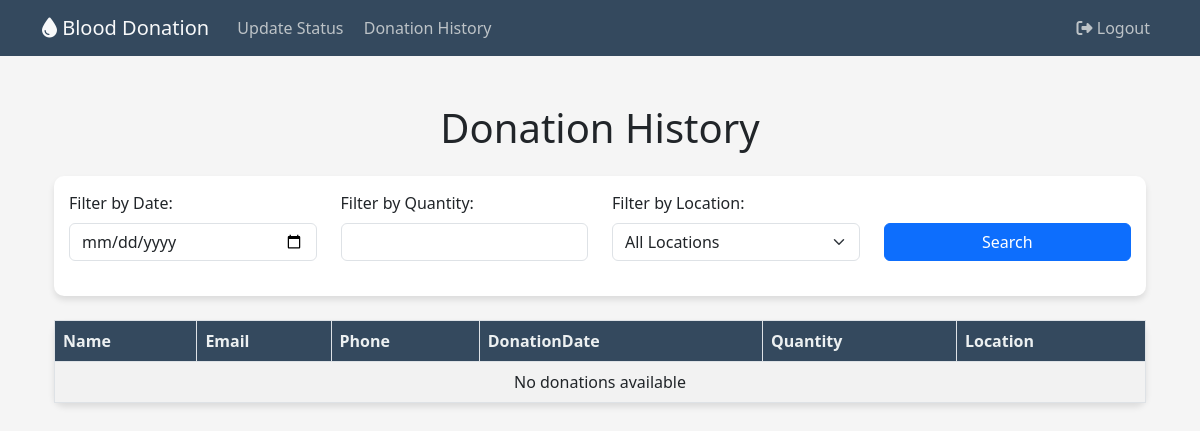
/donationshist, run on an earlier commit of the app's database.
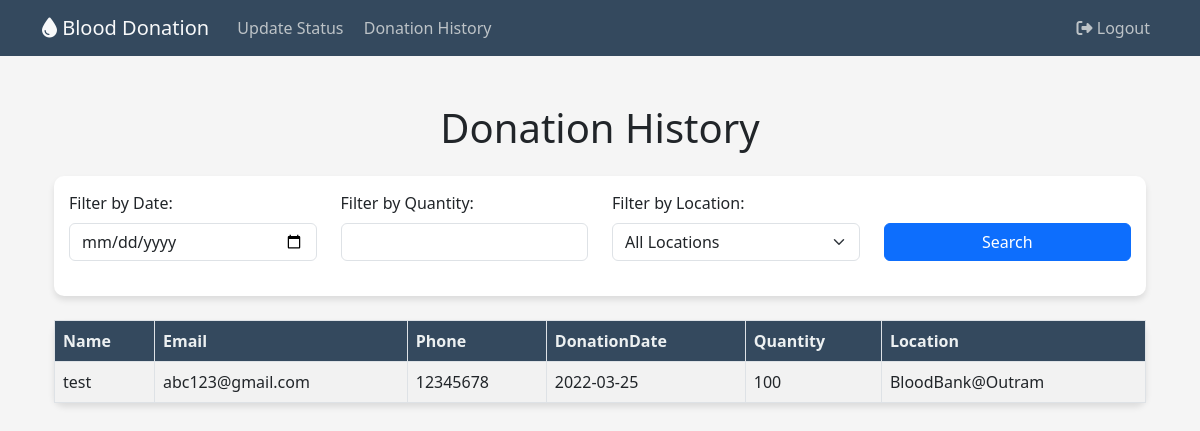
And on a later commit of the database.
### website/models.py (models this page shows, shortened)
class Donations(db.Model):
    DonationID = db.Column(db.Integer, primary_key=True, autoincrement=True)
    DonorID = db.Column(db.Integer, db.ForeignKey('donors.DonorID'))
    DonationDate = db.Column(db.Date, nullable=False)
    Quantity = db.Column(db.Integer, nullable=False)
    Location = db.Column(db.String(50), nullable=False)

class Users(db.Model):
    UserID = db.Column(db.Integer, primary_key=True, autoincrement=True)
    Name = db.Column(db.String(50), nullable=False)
    Email = db.Column(db.String(50), nullable=False, unique=True)
    Phone = db.Column(db.String(50), nullable=False)
    Password = db.Column(db.String(75), nullable=False)
    Role = db.Column(db.Integer, db.ForeignKey('roles.RoleID'), nullable=False)
    role_relation = db.relationship('Roles')
    donor = db.relationship('Donors', backref='user', uselist=False)

### website/views.py (the view)
@views.route('/donationshist')
def donations():
    donations = db.session.query(Donations, Donors, Users)\
        .join(Donors, Donations.DonorID == Donors.DonorID)\
        .join(Users, Donors.UserID == Users.UserID)\
        .all()
    return render_template('allhistory.html', donations=donations)

### website/templates/allhistory.html (shortened to what this page needs)
{% extends "base2.html" %}
{% block text %}
<div class="container my-5">
    <h1 class="mb-4">Donation History</h1>
    <div class="form-custom mb-4">
        <div class="row">
            <div class="col-md-3 filter-input">
                <label for="filter-date" class="form-label">Filter by Date:</label>
                <input type="date" class="form-control" id="filter-date">
            </div>
            <div class="col-md-3 filter-input">
                <label for="filter-quantity" class="form-label">Filter by Quantity:</label>
                <input type="number" class="form-control" id="filter-quantity">
            </div>
            <div class="col-md-3 filter-input">
                <label for="filter-location" class="form-label">Filter by Location:</label>
                <select class="form-select" id="filter-location">
                    <option value="">All Locations</option>
                </select>
            </div>
            <div class="col-md-3 filter-input d-flex align-items-end">
                <button class="btn btn-primary" id="search-btn">Search</button>
            </div>
        </div>
    </div>
    <table class="table table-striped table-bordered table-custom">
        <thead>
            <tr>
                <th>Name</th>
                <th>Email</th>
                <th>Phone</th>
                <th>DonationDate</th>
                <th>Quantity</th>
                <th>Location</th>
            </tr>
        </thead>
        <tbody>
            {% for donation, donor, user in donations %}
                <tr>
                    <td>{{ user.Name }}</td>
                    <td>{{ user.Email }}</td>
                    <td>{{ user.Phone }}</td>
                    <td>{{ donation.DonationDate }}</td>
                    <td>{{ donation.Quantity }}</td>
                    <td>{{ donation.Location }}</td>
                </tr>
            {% else %}
                <tr>
                    <td colspan="6" class="text-center">No donations available</td>
                </tr>
            {% endfor %}
        </tbody>
    </table>
</div>
{% endblock %}

What changed in the data, as far as the page shows it:
added Donations: Name "test", Email "abc123@gmail.com", Phone "12345678", DonationDate "2022-03-25", Quantity "100", Location "BloodBank@Outram"
Also different on the page:
text no longer shown: "No donations available"
